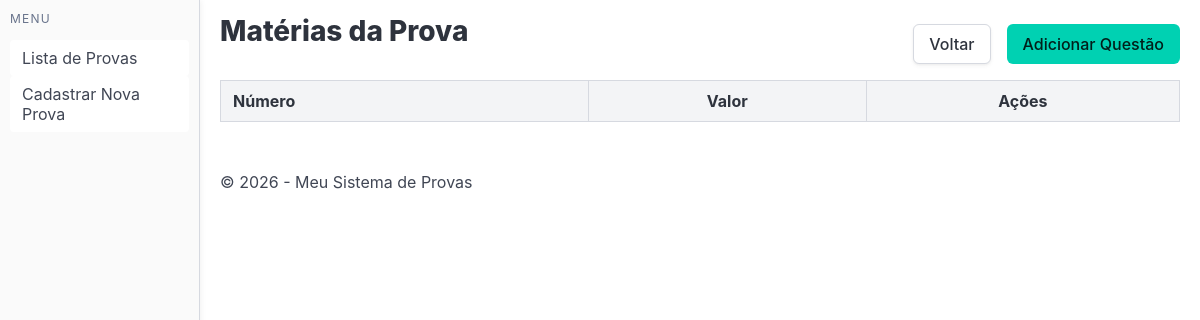
Page /provas/ver_questoes/3 on the earlier database version.
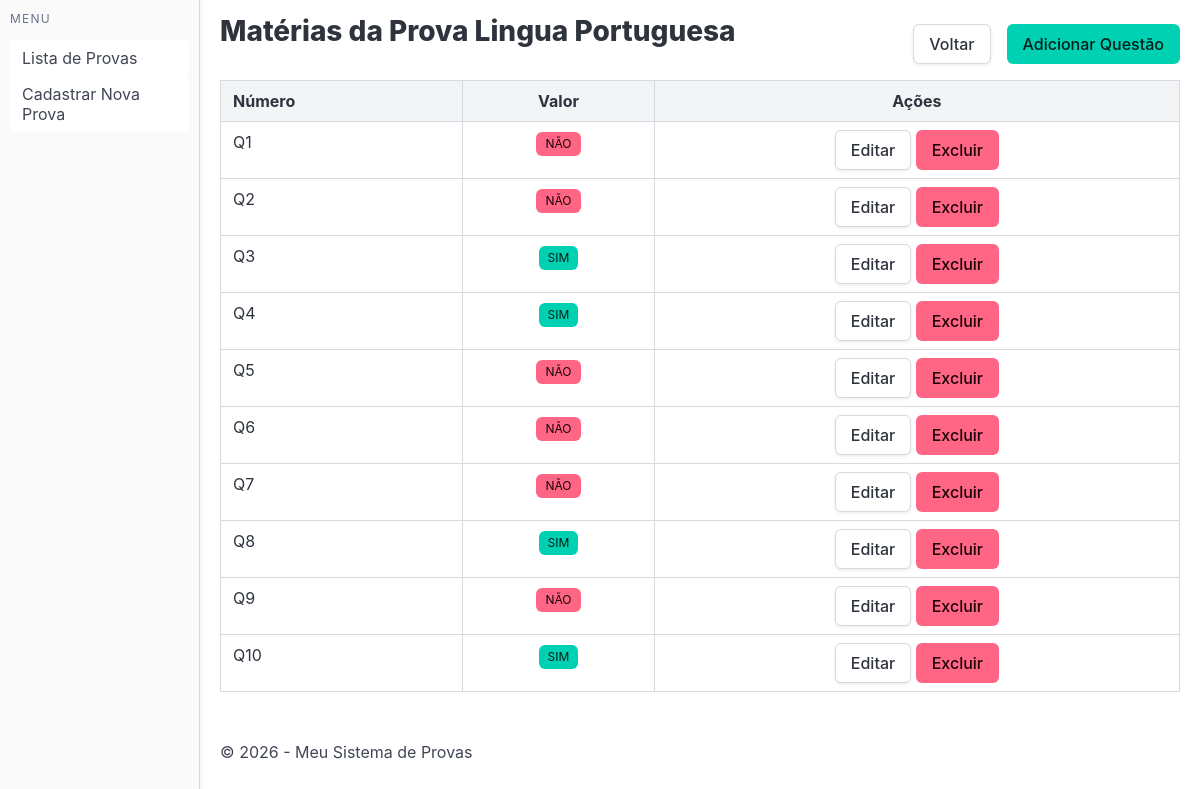
Same page on the later database version.
### core/models.py (models this page shows)
class Materia(models.Model):
    id = models.BigAutoField(primary_key=True)
    nome = models.CharField(max_length=100)
    prova_fk = models.ForeignKey(Prova, on_delete=models.CASCADE)
    class Meta:
        db_table = 'materia'

class Questao(models.Model):
    id = models.BigAutoField(primary_key=True)
    numero = models.CharField(max_length=2)
    valor = models.BooleanField()
    materia_fk = models.ForeignKey(Materia, on_delete=models.CASCADE)
    class Meta:
        db_table = 'questao'

### core/views.py (the view)
# urls.py: path('provas/ver_questoes/<int:materiaId>', verQuestao),
def verQuestao(request, materiaId):
    materia = Materia.objects.filter(id=materiaId).first()
    questoes = Questao.objects.filter(materia_fk=materiaId).all()
    return render(request, 'core/ver_questoes.html', {
        "materia": materia,
        "questoes": questoes
    })

### core/templates/core/ver_questoes.html
{% extends "core/base.html" %}
{% block content %}
<div class="is-flex is-justify-content-space-between mb-2 is-align-items-center">
    <h2 class="title">Matérias da Prova  {{ materia.nome }} </h2>
    <div class="is-flex is-gap-2">
        <a class="button is-default" href="/provas/ver_materias/{{ materia.prova_fk_id }}">Voltar</a>
        <a class="button is-primary" href="/provas/adicionar_questao/{{ materia.id }}">Adicionar Questão</a>
    </div>
</div>
<table class="table is-bordered is-fullwidth">
    <thead>
        <tr>
            <th class="is-light">Número</th>
            <th class="is-light has-text-centered">Valor</th>
            <th class="is-light has-text-centered">Ações</th>
        </tr>
    </thead>
    <tbody>
        {% for questao in questoes %}
        <tr>
            <td> {{ questao.numero }} </td>
            <td class="has-text-centered"> <span class="tag {% if questao.valor %} is-primary {% else %} is-danger {% endif %}"> {% if questao.valor %} SIM {% else %} NÃO {% endif %} </span> </td>
            <td class="has-text-centered">
                <a href="/provas/editar_questao/{{ questao.id }}" class="button is-default">Editar</a>
                <a href="/provas/excluir_questao/{{ questao.id }}" class="button is-danger text-white">Excluir</a>
            </td>
        </tr>
        {% endfor %}
    </tbody>
</table>
{% endblock %}

### core/templates/core/base.html (shortened to what this page needs)
{% load static %}
<!DOCTYPE html>
<html lang="pt-br" data-theme="light">
<head>
    <link rel="stylesheet" href="{% static 'css/style.css' %}">
    <link rel="stylesheet" href="https://cdn.jsdelivr.net/npm/bulma@1.0.4/css/bulma.min.css">
</head>
<body>
   <div class="columns is-gapless">
        <aside class="column is-2 sidebar">
            <aside class="menu">
                <p class="menu-label">Menu</p>
                <ul class="menu-list">
                    <li><a href="/provas">Lista de Provas</a></li>
                    <li><a href="/provas/criar">Cadastrar Nova Prova</a></li>
                </ul>
            </aside>
        </aside>
        <div class="column content p-5">
            <div class="container py-4">
                {% block content %}
                {% endblock %}
                <footer class="mt-6">
                    <p>&copy; <span id="current_year"></span>  - Meu Sistema de Provas</p>
                </footer>
            </div>
        </div>
    </div>
</body>
</html>

### core/static/css/style.css (style rules this page uses)
.menu { padding: 10px; }
.content { display: inline-block; }
.sidebar { background-color: #fafafa; border-right: 1px solid var(--bulma-border); box-shadow: 1px 0 6px rgba(0, 0, 0, 0.06); padding: 1rem; height: 100vh; position: sticky; top: 0; }

Differences in the rows shown:
added Materia: nome "Lingua Portuguesa"
added Questao: numero "Q1", valor "NÃO"
added Questao: numero "Q2", valor "NÃO"
added Questao: numero "Q3", valor "SIM"
added Questao: numero "Q4", valor "SIM"
added Questao: numero "Q5", valor "NÃO"
added Questao: numero "Q6", valor "NÃO"
added Questao: numero "Q7", valor "NÃO"
added Questao: numero "Q8", valor "SIM"
added Questao: numero "Q9", valor "NÃO"
added Questao: numero "Q10", valor "SIM"
